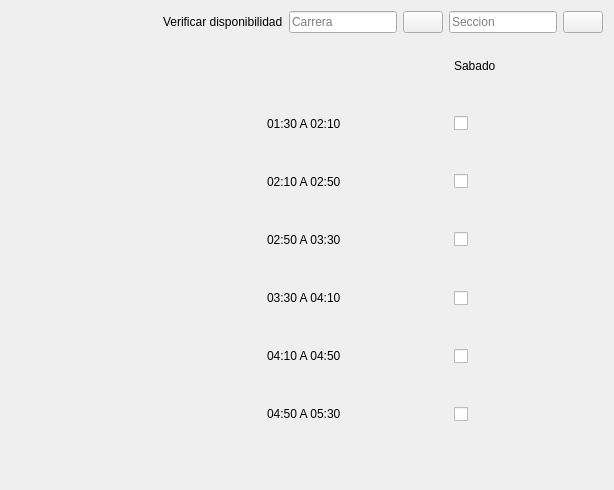
        <widget class="QWidget" name="page_3">
         <property name="geometry">
          <rect>
           <x>0</x>
           <y>0</y>
           <width>614</width>
           <height>490</height>
          </rect>
         </property>
         <attribute name="icon">
          <iconset>
           <normaloff>imagenes/users-line.png</normaloff>imagenes/users-line.png</iconset>
         </attribute>
         <attribute name="label">
          <string>Disponibilidad Seccion</string>
         </attribute>
         <layout class="QVBoxLayout" name="verticalLayout_41">
          <item>
           <layout class="QHBoxLayout" name="horizontalLayout_19">
            <item>
             <spacer name="horizontalSpacer_14">
              <property name="orientation">
               <enum>Qt::Horizontal</enum>
              </property>
              <property name="sizeHint" stdset="0">
               <size>
                <width>40</width>
                <height>20</height>
               </size>
              </property>
             </spacer>
            </item>
            <item>
             <layout class="QHBoxLayout" name="horizontalLayout_20">
              <item>
               <widget class="QLabel" name="label_73">
                <property name="text">
                 <string>Verificar disponibilidad</string>
                </property>
               </widget>
              </item>
              <item>
               <widget class="QLineEdit" name="ln_disponibilidad_carrera">
                <property name="readOnly">
                 <bool>true</bool>
                </property>
                <property name="placeholderText">
                 <string>Carrera</string>
                </property>
               </widget>
              </item>
              <item>
               <widget class="QPushButton" name="bt_carrerabuscar">
                <property name="text">
                 <string/>
                </property>
                <property name="icon">
                 <iconset>
                  <normaloff>imagenes/baseline-search.png</normaloff>imagenes/baseline-search.png</iconset>
                </property>
               </widget>
              </item>
              <item>
               <widget class="QLineEdit" name="ln_disponibilidad_seccion">
                <property name="readOnly">
                 <bool>true</bool>
                </property>
                <property name="placeholderText">
                 <string>Seccion</string>
                </property>
               </widget>
              </item>
              <item>
               <widget class="QPushButton" name="bt_seccionbuscar">
                <property name="text">
                 <string/>
                </property>
                <property name="icon">
                 <iconset>
                  <normaloff>imagenes/baseline-search.png</normaloff>imagenes/baseline-search.png</iconset>
                </property>
               </widget>
              </item>
             </layout>
            </item>
           </layout>
          </item>
          <item>
           <spacer name="verticalSpacer_5">
            <property name="orientation">
             <enum>Qt::Vertical</enum>
            </property>
            <property name="sizeHint" stdset="0">
             <size>
              <width>20</width>
              <height>40</height>
             </size>
            </property>
           </spacer>
          </item>
          <item>
           <layout class="QHBoxLayout" name="horizontalLayout_8">
            <item>
             <spacer name="horizontalSpacer_12">
              <property name="orientation">
               <enum>Qt::Horizontal</enum>
              </property>
              <property name="sizeHint" stdset="0">
               <size>
                <width>40</width>
                <height>20</height>
               </size>
              </property>
             </spacer>
            </item>
            <item>
             <layout class="QVBoxLayout" name="verticalLayout_29">
              <item>
               <widget class="QLabel" name="label_31">
                <property name="text">
                 <string/>
                </property>
               </widget>
              </item>
              <item>
               <spacer name="verticalSpacer_21">
                <property name="orientation">
                 <enum>Qt::Vertical</enum>
                </property>
                <property name="sizeHint" stdset="0">
                 <size>
                  <width>20</width>
                  <height>40</height>
                 </size>
                </property>
               </spacer>
              </item>
              <item>
               <widget class="QLabel" name="label_32">
                <property name="text">
                 <string>01:30 A 02:10</string>
                </property>
               </widget>
              </item>
              <item>
               <spacer name="verticalSpacer_106">
                <property name="orientation">
                 <enum>Qt::Vertical</enum>
                </property>
                <property name="sizeHint" stdset="0">
                 <size>
                  <width>20</width>
                  <height>40</height>
                 </size>
                </property>
               </spacer>
              </item>
              <item>
               <widget class="QLabel" name="label_33">
                <property name="text">
                 <string>02:10 A 02:50</string>
                </property>
               </widget>
              </item>
              <item>
               <spacer name="verticalSpacer_107">
                <property name="orientation">
                 <enum>Qt::Vertical</enum>
                </property>
                <property name="sizeHint" stdset="0">
                 <size>
                  <width>20</width>
                  <height>40</height>
                 </size>
                </property>
               </spacer>
              </item>
              <item>
               <widget class="QLabel" name="label_34">
                <property name="text">
                 <string>02:50 A 03:30</string>
                </property>
               </widget>
              </item>
              <item>
               <spacer name="verticalSpacer_108">
                <property name="orientation">
                 <enum>Qt::Vertical</enum>
                </property>
                <property name="sizeHint" stdset="0">
                 <size>
                  <width>20</width>
                  <height>40</height>
                 </size>
                </property>
               </spacer>
              </item>
              <item>
               <widget class="QLabel" name="label_35">
                <property name="text">
                 <string>03:30 A 04:10</string>
                </property>
               </widget>
              </item>
              <item>
               <spacer name="verticalSpacer_109">
                <property name="orientation">
                 <enum>Qt::Vertical</enum>
                </property>
                <property name="sizeHint" stdset="0">
                 <size>
                  <width>20</width>
                  <height>40</height>
                 </size>
                </property>
               </spacer>
              </item>
              <item>
               <widget class="QLabel" name="label_36">
                <property name="text">
                 <string>04:10 A 04:50</string>
                </property>
               </widget>
              </item>
              <item>
               <spacer name="verticalSpacer_110">
                <property name="orientation">
                 <enum>Qt::Vertical</enum>
                </property>
                <property name="sizeHint" stdset="0">
                 <size>
                  <width>20</width>
                  <height>40</height>
                 </size>
                </property>
               </spacer>
              </item>
              <item>
               <widget class="QLabel" name="label_37">
                <property name="text">
                 <string>04:50 A 05:30</string>
                </property>
               </widget>
              </item>
              <item>
               <spacer name="verticalSpacer_111">
                <property name="orientation">
                 <enum>Qt::Vertical</enum>
                </property>
                <property name="sizeHint" stdset="0">
                 <size>
                  <width>20</width>
                  <height>40</height>
                 </size>
                </property>
               </spacer>
              </item>
             </layout>
            </item>
            <item>
             <layout class="QHBoxLayout" name="horizontalLayout_9">
              <item>
               <spacer name="horizontalSpacer_30">
                <property name="orientation">
                 <enum>Qt::Horizontal</enum>
                </property>
                <property name="sizeHint" stdset="0">
                 <size>
                  <width>40</width>
                  <height>20</height>
                 </size>
                </property>
               </spacer>
              </item>
              <item>
               <layout class="QVBoxLayout" name="verticalLayout_39">
                <item>
                 <widget class="QLabel" name="label_43">
                  <property name="text">
                   <string>Sabado</string>
                  </property>
                 </widget>
                </item>
                <item>
                 <layout class="QVBoxLayout" name="verticalLayout_40">
                  <item>
                   <spacer name="verticalSpacer_147">
                    <property name="orientation">
                     <enum>Qt::Vertical</enum>
                    </property>
                    <property name="sizeHint" stdset="0">
                     <size>
                      <width>20</width>
                      <height>40</height>
                     </size>
                    </property>
                   </spacer>
                  </item>
                  <item>
                   <widget class="QCheckBox" name="checkBox_103">
                    <property name="text">
                     <string/>
                    </property>
                   </widget>
                  </item>
                  <item>
                   <spacer name="verticalSpacer_148">
                    <property name="orientation">
                     <enum>Qt::Vertical</enum>
                    </property>
                    <property name="sizeHint" stdset="0">
                     <size>
                      <width>20</width>
                      <height>40</height>
                     </size>
                    </property>
                   </spacer>
                  </item>
                  <item>
                   <widget class="QCheckBox" name="checkBox_104">
                    <property name="text">
                     <string/>
                    </property>
                   </widget>
                  </item>
                  <item>
                   <spacer name="verticalSpacer_149">
                    <property name="orientation">
                     <enum>Qt::Vertical</enum>
                    </property>
                    <property name="sizeHint" stdset="0">
                     <size>
                      <width>20</width>
                      <height>40</height>
                     </size>
                    </property>
                   </spacer>
                  </item>
                  <item>
                   <widget class="QCheckBox" name="checkBox_105">
                    <property name="text">
                     <string/>
                    </property>
                   </widget>
                  </item>
                  <item>
                   <spacer name="verticalSpacer_150">
                    <property name="orientation">
                     <enum>Qt::Vertical</enum>
                    </property>
                    <property name="sizeHint" stdset="0">
                     <size>
                      <width>20</width>
                      <height>40</height>
                     </size>
                    </property>
                   </spacer>
                  </item>
                  <item>
                   <widget class="QCheckBox" name="checkBox_106">
                    <property name="text">
                     <string/>
                    </property>
                   </widget>
                  </item>
                  <item>
                   <spacer name="verticalSpacer_151">
                    <property name="orientation">
                     <enum>Qt::Vertical</enum>
                    </property>
                    <property name="sizeHint" stdset="0">
                     <size>
                      <width>20</width>
                      <height>40</height>
                     </size>
                    </property>
                   </spacer>
                  </item>
                  <item>
                   <widget class="QCheckBox" name="checkBox_107">
                    <property name="text">
                     <string/>
                    </property>
                   </widget>
                  </item>
                  <item>
                   <spacer name="verticalSpacer_152">
                    <property name="orientation">
                     <enum>Qt::Vertical</enum>
                    </property>
                    <property name="sizeHint" stdset="0">
                     <size>
                      <width>20</width>
                      <height>40</height>
                     </size>
                    </property>
                   </spacer>
                  </item>
                  <item>
                   <widget class="QCheckBox" name="checkBox_108">
                    <property name="text">
                     <string/>
                    </property>
                   </widget>
                  </item>
                  <item>
                   <spacer name="verticalSpacer_153">
                    <property name="orientation">
                     <enum>Qt::Vertical</enum>
                    </property>
                    <property name="sizeHint" stdset="0">
                     <size>
                      <width>20</width>
                      <height>40</height>
                     </size>
                    </property>
                   </spacer>
                  </item>
                 </layout>
                </item>
               </layout>
              </item>
              <item>
               <spacer name="horizontalSpacer_31">
                <property name="orientation">
                 <enum>Qt::Horizontal</enum>
                </property>
                <property name="sizeHint" stdset="0">
                 <size>
                  <width>40</width>
                  <height>20</height>
                 </size>
                </property>
               </spacer>
              </item>
             </layout>
            </item>
           </layout>
          </item>
          <item>
           <spacer name="verticalSpacer_6">
            <property name="orientation">
             <enum>Qt::Vertical</enum>
            </property>
            <property name="sizeHint" stdset="0">
             <size>
              <width>20</width>
              <height>40</height>
             </size>
            </property>
           </spacer>
          </item>
         </layout>
        </widget>
